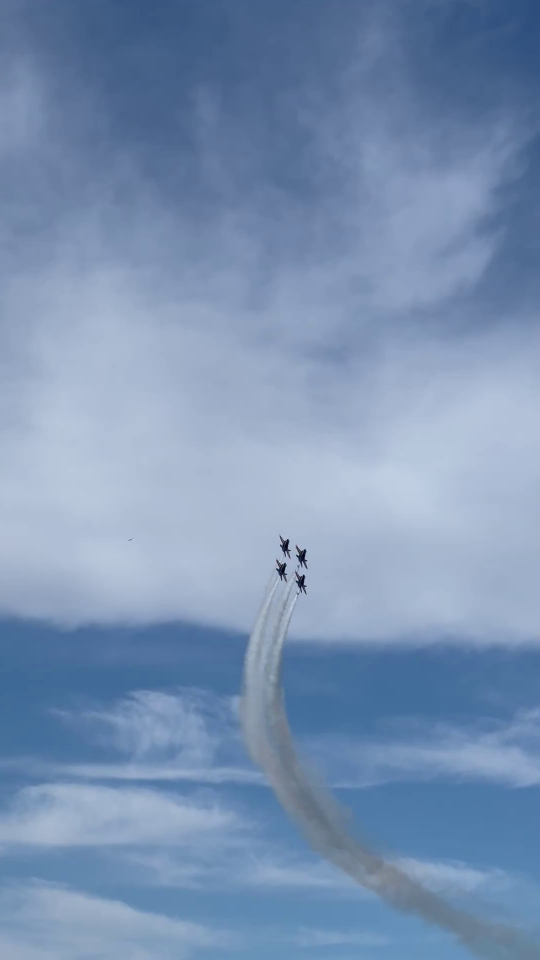
#> input picture data/extracted_frames/blue_angels_formation/frame_0.png, 1080 x 1920 px, given in place of helicopter2.mp4, which was not available (shown at 1/2 size)
$ python sobel_operator.py   (older library calls are emulated)
#> lines starting #> are read from the running program, lines starting #| are printed output that depends on the picture; pictures that were not available may be replaced by others from this repository, and a replacement may not be noted
import numpy as np
import cv2
from tqdm import tqdm
from numba import jit


# [49 lines left out: functions apply_convolution, sobel_operator, not called in this run]

def process_video(input_video_path, output_video_path, frame_rate=30, window_size_inches=(10, 7), dpi=100):
    # Open the input video file
#> called with input_video_path = 'data/videos/helicopter2.mp4', output_video_path = 'data/videos/helicopter2_output.mp4', frame_rate = 30, window_size_inches = (10, 7), dpi = 100
    cap = cv2.VideoCapture(input_video_path)
    if not cap.isOpened():
        print(f"Error: Unable to open video file at {input_video_path}")
        return

    # Get video properties
    frame_width = int(cap.get(cv2.CAP_PROP_FRAME_WIDTH))
    frame_height = int(cap.get(cv2.CAP_PROP_FRAME_HEIGHT))
    total_frames = int(cap.get(cv2.CAP_PROP_FRAME_COUNT))

    # Calculate the desired output video dimensions in pixels based on window size in inches and DPI
    window_width_pixels = int(window_size_inches[0] * dpi)
    window_height_pixels = int(window_size_inches[1] * dpi)

    # Calculate scaling factors to fit the window size while maintaining aspect ratio
    scale_factor = min(window_width_pixels / (2 * frame_width), window_height_pixels / frame_height)
    scaled_width = int(frame_width * scale_factor)
    scaled_height = int(frame_height * scale_factor)

    # Setup the VideoWriter to save the side-by-side video (grayscale output)
    fourcc = cv2.VideoWriter_fourcc(*'XVID')
    out = cv2.VideoWriter(output_video_path, fourcc, frame_rate, (scaled_width * 2, scaled_height), isColor=False)

    # Process frames with a progress bar
    print(f"Processing video: {input_video_path}")
    for _ in tqdm(range(total_frames), desc="Processing video", unit="frame"):
        ret, frame = cap.read()
        if not ret:
            break  # No more frames to process

        # Convert the original frame to grayscale
        gray_frame = cv2.cvtColor(frame, cv2.COLOR_BGR2GRAY)

        # Apply Sobel operator to grayscale frame (example processing)
        sobel_x = cv2.Sobel(gray_frame, cv2.CV_64F, 1, 0, ksize=3)
        sobel_y = cv2.Sobel(gray_frame, cv2.CV_64F, 0, 1, ksize=3)
        sobel = np.sqrt(sobel_x**2 + sobel_y**2)
        sobel = cv2.convertScaleAbs(sobel)

        # Concatenate the original grayscale and processed frames side by side (no conversion to BGR)
        concatenated_frame = cv2.hconcat([gray_frame, sobel])

        # Resize the concatenated frame to fit within the specified window size
        resized_frame = cv2.resize(concatenated_frame, (scaled_width * 2, scaled_height))

        # Write the resized concatenated grayscale frame to the output video
        out.write(resized_frame)
#> this loop made 1 pass
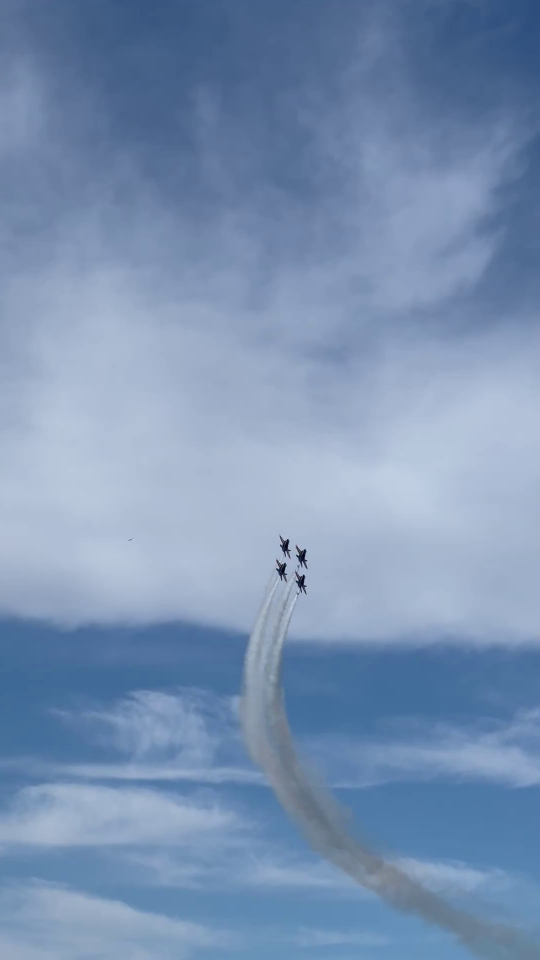
#> input picture data/extracted_frames/blue_angels_formation/frame_0.png, 1080 x 1920 px, given in place of helicopter2.mp4, which was not available (shown at 1/2 size)
#> pass 1, in process_video, `gray_frame = cv2.cvtColor(frame, cv2.COLOR_BGR2GRAY)`:
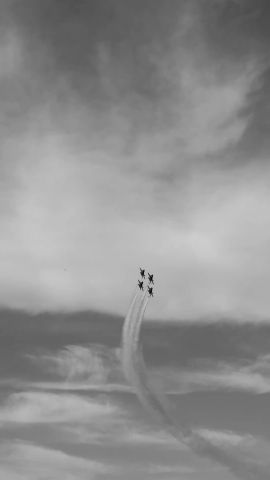
#> gray_frame: shape (1920, 1080) (shown at 1/4 size); min 2, max 219, mean 142.6
#> pass 1, in process_video, `sobel_x = cv2.Sobel(gray_frame, cv2.CV_64F, 1, 0, ksize=3)`:
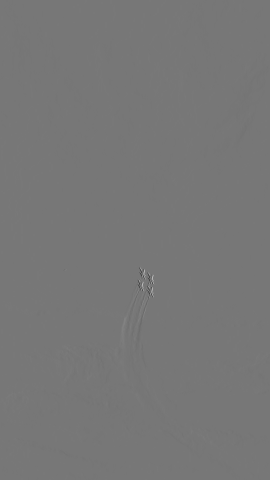
#> sobel_x: shape (1920, 1080) float64 (shown at 1/4 size); min -620, max 707, mean -0.1; drawn with min black and max white
#> pass 1, in process_video, `sobel = np.sqrt(sobel_x**2 + sobel_y**2)`:
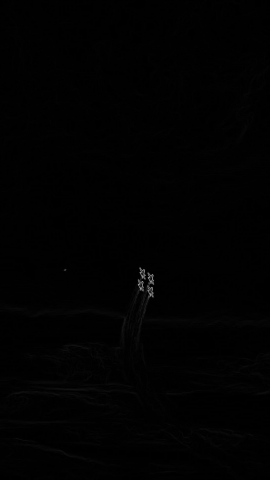
#> sobel: shape (1920, 1080) float64 (shown at 1/4 size); min 0, max 708.2, mean 3.6; drawn with min black and max white
#> after the loop:
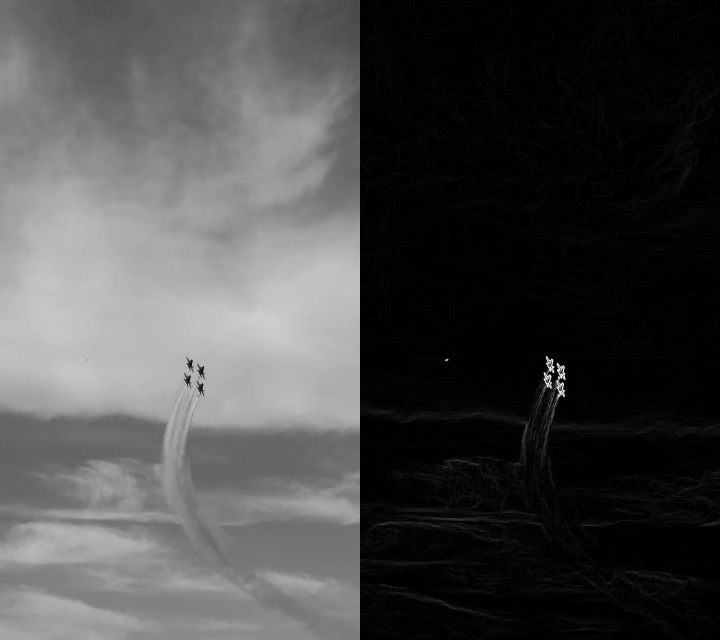
#> concatenated_frame: shape (1920, 2160) (shown at 1/3 size); min 0, max 255, mean 73.1
#> frame is the input picture: shape (1920, 1080, 3); mean B, G, R 178.8, 146.1, 122.2
#> after the loop:
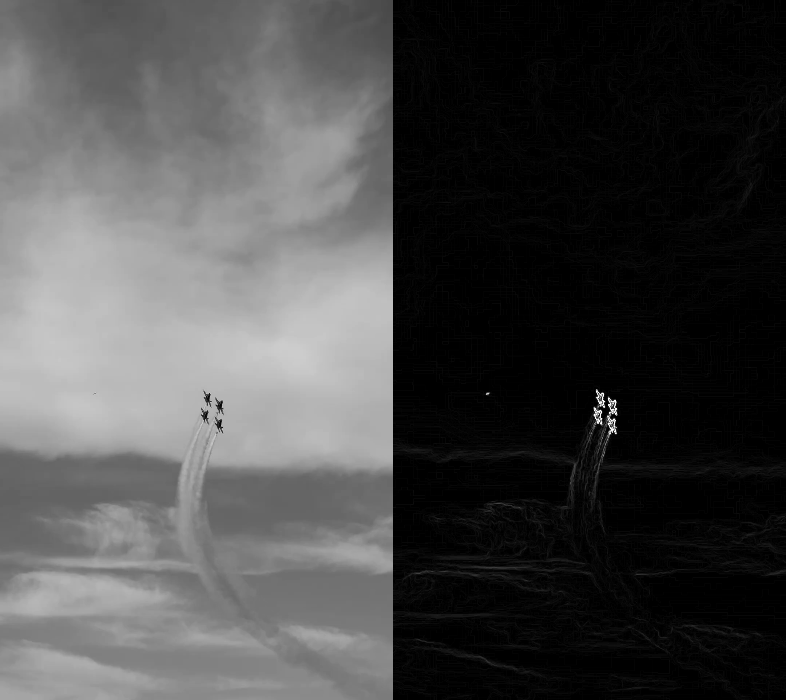
#> resized_frame: shape (700, 786); min 0, max 255, mean 73

    # Release the resources
    cap.release()
    out.release()
    print(f"Video saved successfully as {output_video_path}.")


# video_file = 'data/videos/drone_following_model_plane.mp4'
video_file = 'data/videos/helicopter2.mp4'
process_video(video_file, f"{video_file.split('.')[0]}_output.mp4")

$ run again, on data/extracted_frames/blue_angels_formation/frame_100.png
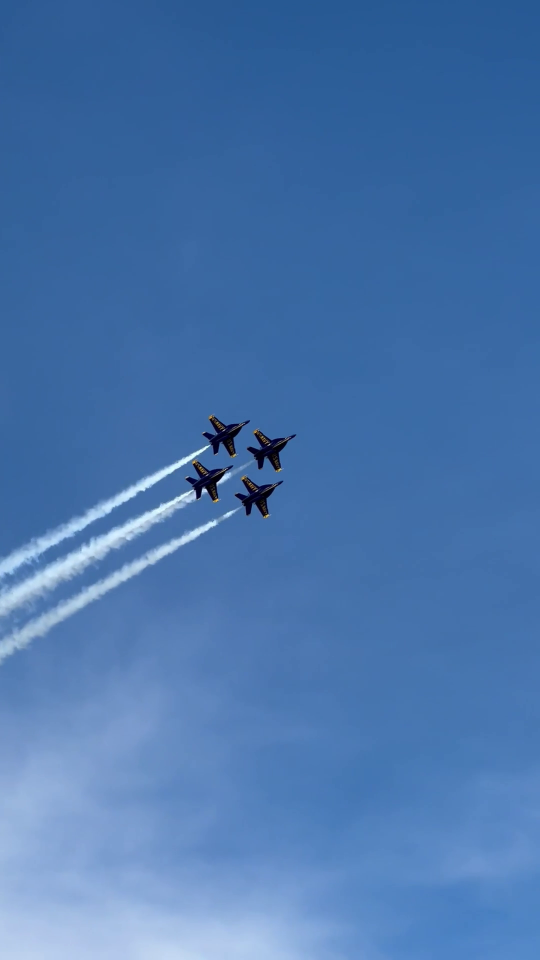
#> input picture data/extracted_frames/blue_angels_formation/frame_100.png, 1080 x 1920 px, given in place of helicopter2.mp4, which was not available (shown at 1/2 size)
#> the loop in process_video, `for _ in tqdm(range(total_frames), desc="Processing video", unit="fram..` made 1 pass
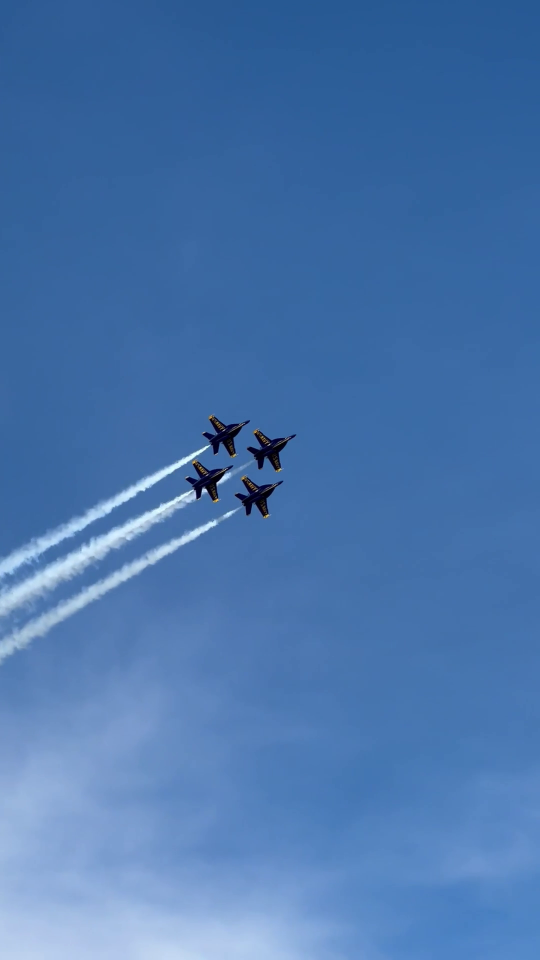
#> input picture data/extracted_frames/blue_angels_formation/frame_100.png, 1080 x 1920 px, given in place of helicopter2.mp4, which was not available (shown at 1/2 size)
#> pass 1, in process_video, `sobel = np.sqrt(sobel_x**2 + sobel_y**2)`:
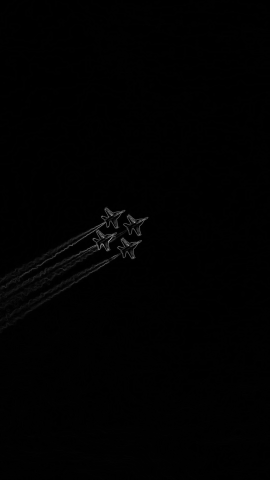
#> sobel: shape (1920, 1080) float64 (shown at 1/4 size); min 0, max 799.8, mean 3.6; drawn with min black and max white
#> in process_video, frame is the input picture: shape (1920, 1080, 3); mean B, G, R 173.1, 117.4, 73.9
#> after the loop in process_video, `for _ in tqdm(range(total_frames), desc="Processing video", unit="fram..`:
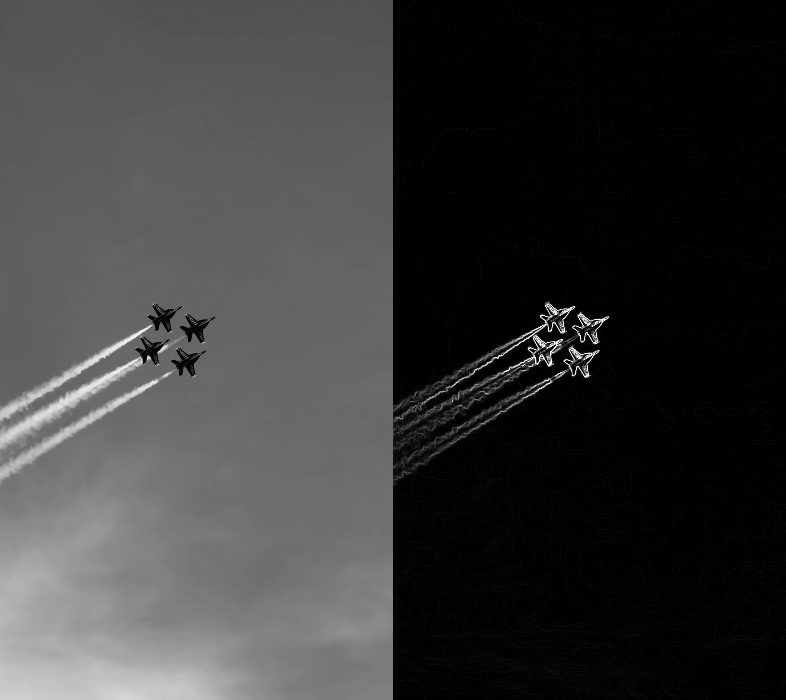
#> resized_frame: shape (700, 786); min 0, max 255, mean 57

$ run again, on data/extracted_frames/blue_angels_formation/frame_150.png
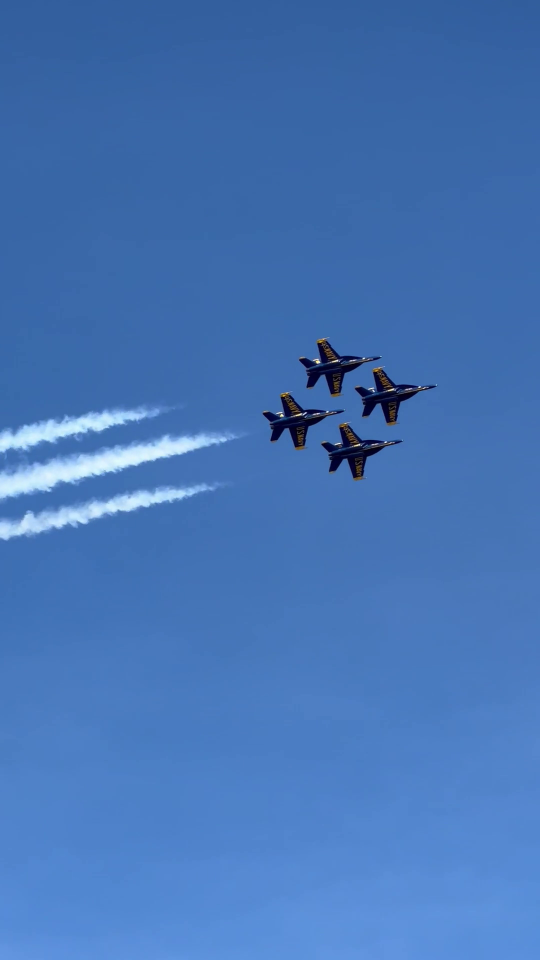
#> input picture data/extracted_frames/blue_angels_formation/frame_150.png, 1080 x 1920 px, given in place of helicopter2.mp4, which was not available (shown at 1/2 size)
#> the loop in process_video, `for _ in tqdm(range(total_frames), desc="Processing video", unit="fram..` made 1 pass
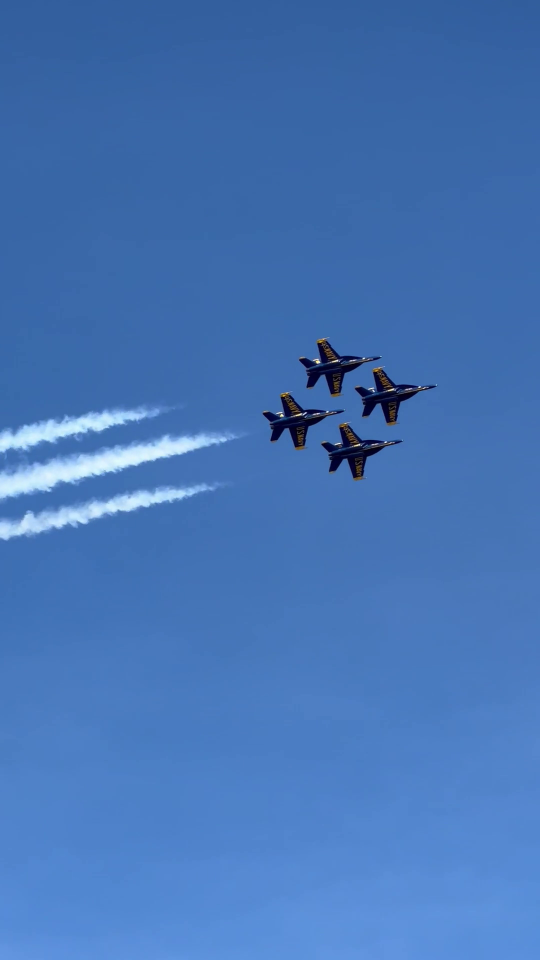
#> input picture data/extracted_frames/blue_angels_formation/frame_150.png, 1080 x 1920 px, given in place of helicopter2.mp4, which was not available (shown at 1/2 size)
#> pass 1, in process_video, `sobel = np.sqrt(sobel_x**2 + sobel_y**2)`:
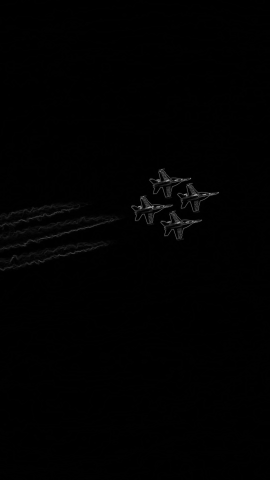
#> sobel: shape (1920, 1080) float64 (shown at 1/4 size); min 0, max 854.8, mean 3.9; drawn with min black and max white
#> in process_video, frame is the input picture: shape (1920, 1080, 3); mean B, G, R 182.4, 116.5, 69.9
#> after the loop in process_video, `for _ in tqdm(range(total_frames), desc="Processing video", unit="fram..`:
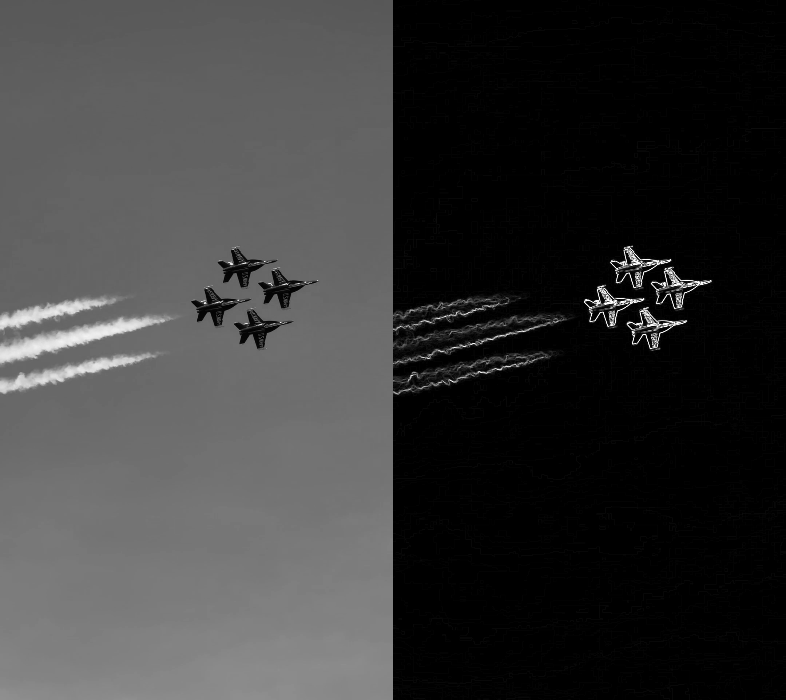
#> resized_frame: shape (700, 786); min 0, max 255, mean 56.9
